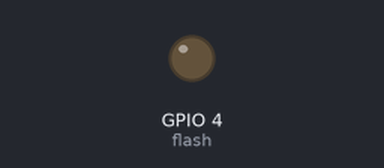
Recording of a program running on a simulated ESP32 board running MicroPython. Shown: output pins drawn as LEDs (lit = HIGH). What the program prints to the serial console is not drawn. At 13.5 s the program stops and its outputs stay as they are.

Above: at 0.1 s.
At 9.1 s:
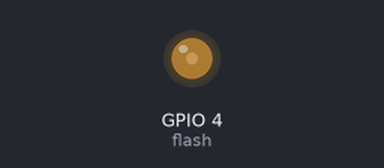
At 10.6 s:
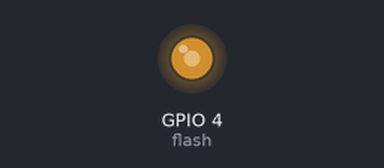
At 12.1 s:
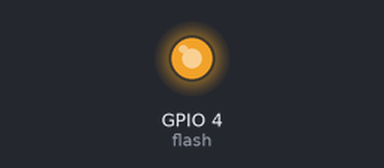
Timing chart, 0 to 15.0 s (numbered marks = the images above):
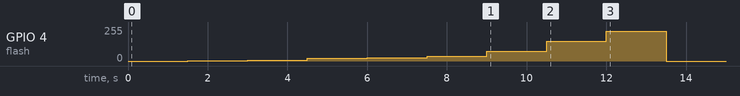

Measured:
- by itself, GPIO 4 (flash): rises from 0/255 to 224/255 in 10.5 s, then falls to 0/255 in 1.5 s

The program:

261007_c5_pwm_levels.py
```python
from machine import Pin, PWM
import time
                  # 주파수(Hz), 빈도
flash = PWM(Pin(4), freq=1000, duty=0)  # 플래시를 PWM 으로 연결

levels = [0, 10, 30, 80, 100, 150, 300, 600, 900]  # duty 는 0 ~ 1023


for d in levels:
    flash.duty(d)
    print("duty", d, "→", d * 100 // 1023, "%")     # 비율을 출력
    time.sleep_ms(1500)

flash.duty(0)
flash.deinit()
print("끝")
```
